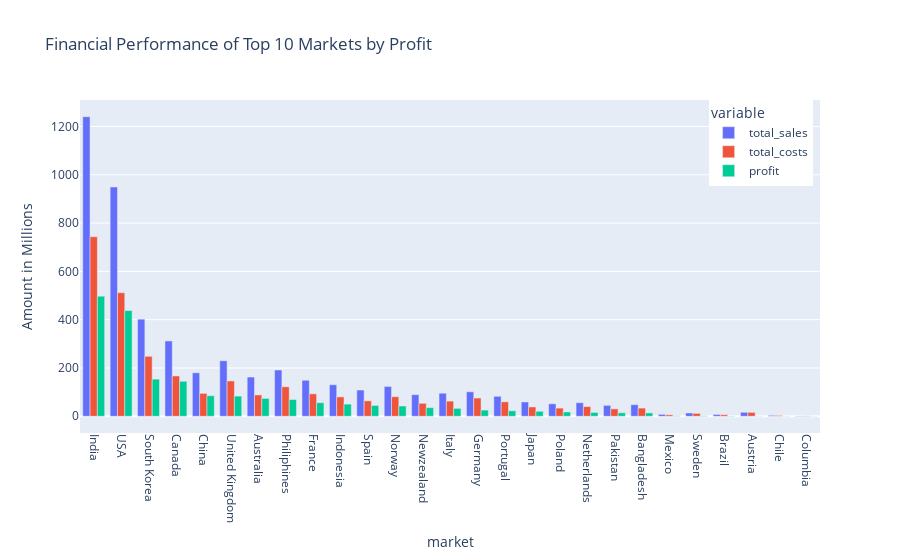

Notebook source saved alongside this figure:
### Code cell
# Visualizing top 10 financial performance based on profit within the 'market' category
column = 'market'
plotly_visualize_by_profit(actual_sales_estimates_post, column)

### Figure 1 — Plotly figure (JSON) as saved in the notebook; plotly's stock layout.template omitted (floating-point values rounded to 4 significant figures)
{"data": [{"alignmentgroup": "True", "hovertemplate": "variable=total_sales<br>market=%{x}<br>Amount in Millions=%{y}<extra></extra>", "legendgroup": "total_sales", "marker": {"color": "#636efa", "pattern": {"shape": ""}}, "name": "total_sales", "offsetgroup": "total_sales", "orientation": "v", "showlegend": true, "textposition": "auto", "type": "bar", "x": ["India", "USA", "South Korea", "Canada", "China", "United Kingdom", "Australia", "Philiphines", "France", "Indonesia", "Spain", "Norway", "Newzealand", "Italy", "Germany", "Portugal", "Japan", "Poland", "Netherlands", "Pakistan", "Bangladesh", "Mexico", "Sweden", "Brazil", "Austria", "Chile", "Columbia"], "xaxis": "x", "y": [1241.0, 949.5, 402.1, 312.0, 180.2, 229.9, 162.4, 191.7, 149.2, 130.6, 108.7, 123.6, 89.56, 95.52, 101.3, 82.72, 59.36, 51.71, 56.09, 45.21, 48.07, 7.98, 13.69, 7.53, 16.52, 3.84, 1.17], "yaxis": "y"}, {"alignmentgroup": "True", "hovertemplate": "variable=total_costs<br>market=%{x}<br>Amount in Millions=%{y}<extra></extra>", "legendgroup": "total_costs", "marker": {"color": "#EF553B", "pattern": {"shape": ""}}, "name": "total_costs", "offsetgroup": "total_costs", "orientation": "v", "showlegend": true, "textposition": "auto", "type": "bar", "x": ["India", "USA", "South Korea", "Canada", "China", "United Kingdom", "Australia", "Philiphines", "France", "Indonesia", "Spain", "Norway", "Newzealand", "Italy", "Germany", "Portugal", "Japan", "Poland", "Netherlands", "Pakistan", "Bangladesh", "Mexico", "Sweden", "Brazil", "Austria", "Chile", "Columbia"], "xaxis": "x", "y": [743.5, 511.7, 248.2, 167.1, 94.9, 146.4, 88.37, 122.2, 92.9, 80.28, 63.97, 81.01, 53.76, 62.83, 75.65, 59.91, 38.62, 33.87, 40.17, 30.7, 33.91, 6.04, 11.94, 6.46, 16.13, 3.51, 1.42], "yaxis": "y"}, {"alignmentgroup": "True", "hovertemplate": "variable=profit<br>market=%{x}<br>Amount in Millions=%{y}<extra></extra>", "legendgroup": "profit", "marker": {"color": "#00cc96", "pattern": {"shape": ""}}, "name": "profit", "offsetgroup": "profit", "orientation": "v", "showlegend": true, "textposition": "auto", "type": "bar", "x": ["India", "USA", "South Korea", "Canada", "China", "United Kingdom", "Australia", "Philiphines", "France", "Indonesia", "Spain", "Norway", "Newzealand", "Italy", "Germany", "Portugal", "Japan", "Poland", "Netherlands", "Pakistan", "Bangladesh", "Mexico", "Sweden", "Brazil", "Austria", "Chile", "Columbia"], "xaxis": "x", "y": [497.2, 437.8, 153.8, 144.9, 85.28, 83.51, 74.03, 69.51, 56.28, 50.3, 44.7, 42.59, 35.79, 32.69, 25.69, 22.81, 20.74, 17.83, 15.92, 14.5, 14.15, 1.94, 1.75, 1.07, 0.39, 0.33, -0.26], "yaxis": "y"}], "layout": {"barmode": "group", "legend": {"orientation": "v", "title": {"text": "variable"}, "tracegroupgap": 0, "x": 0.99, "xanchor": "right", "y": 1, "yanchor": "top"}, "title": {"text": "Financial Performance of Top 10 Markets by Profit"}, "xaxis": {"anchor": "y", "domain": [0, 1], "tickangle": 90, "title": {"text": "market"}}, "yaxis": {"anchor": "x", "domain": [0, 1], "title": {"text": "Amount in Millions"}}}}
